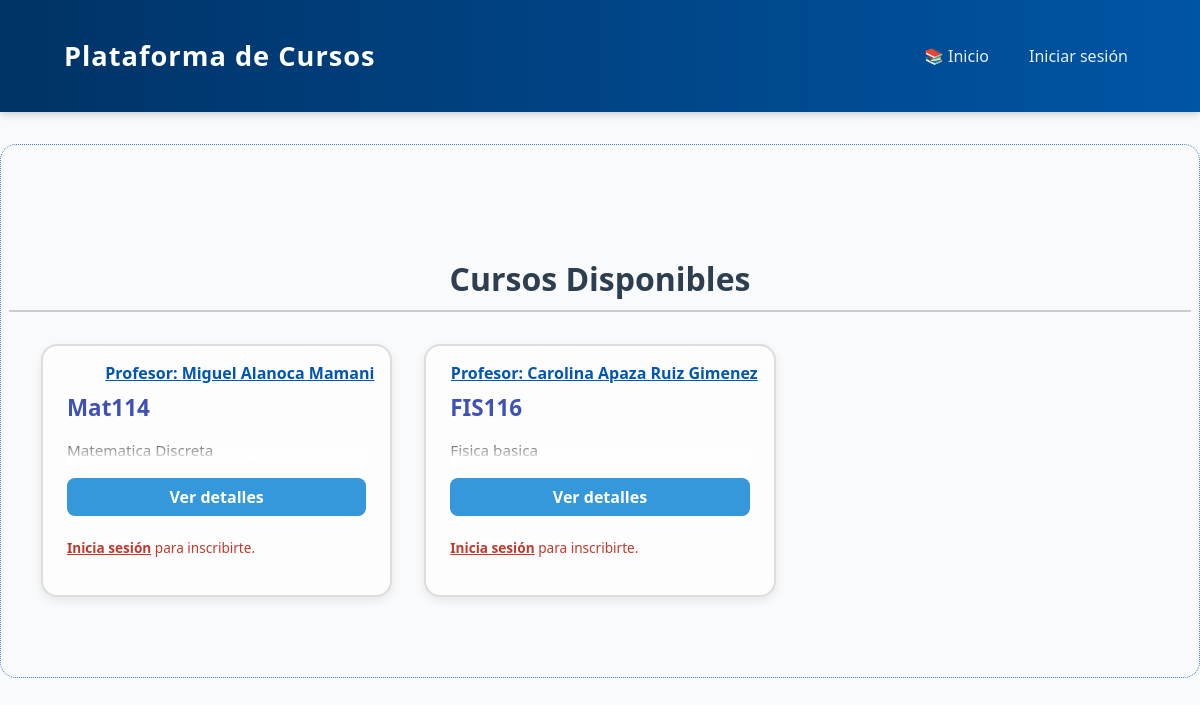
The app's page /, older data.
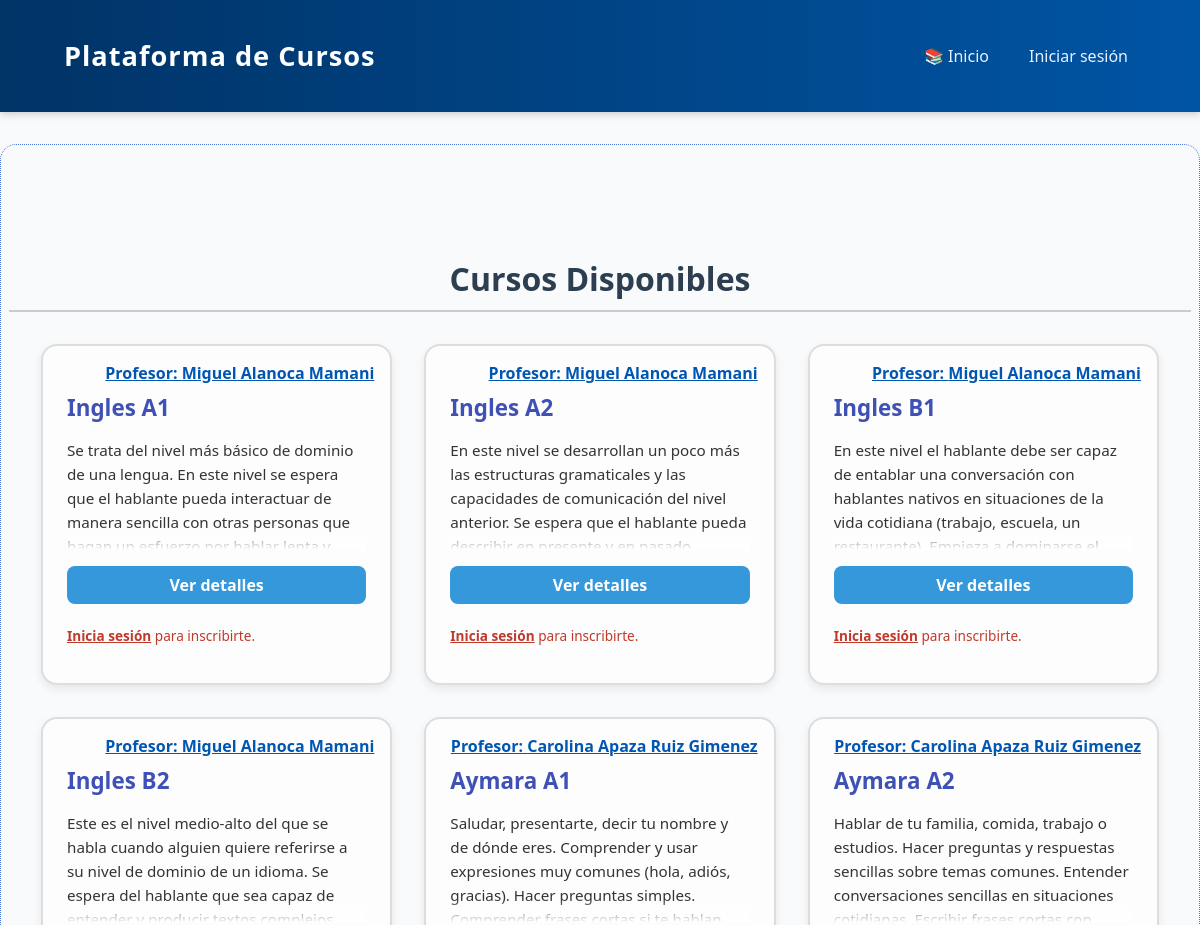
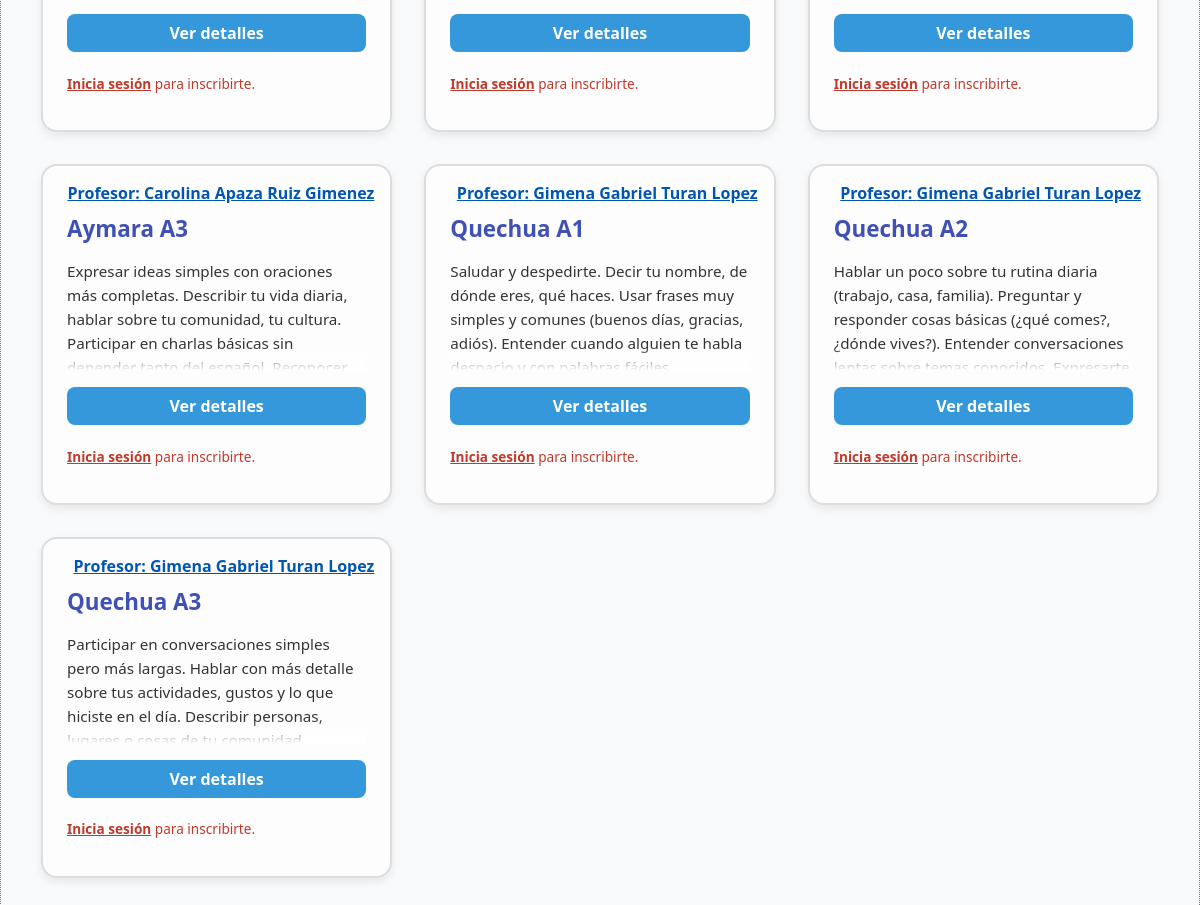
The same page, newer data (2 pictures, top to bottom).
### cursos/models.py (models this page shows, shortened)
class Curso(models.Model):
    titulo = models.CharField(max_length=200)
    descripcion = models.TextField()
    fecha_inicio = models.DateField()
    fecha_fin = models.DateField()
    profesor = models.ForeignKey(Profesor, on_delete=models.CASCADE)

class Profesor(models.Model):
    user = models.OneToOneField(User, on_delete=models.CASCADE) #Relacion de usuario para que el maestro tenga una sesion igual al estudiante
    nombre = models.CharField(max_length=100)
    email = models.EmailField(unique=True)
    especialidad = models.CharField(max_length=100)

### cursos/views.py (the view)
# urls.py: path('', views.lista_cursos, name='lista_cursos'),
def lista_cursos(request):
    cursos = Curso.objects.all()
    cursos_inscritos_ids = []
    if request.user.is_authenticated:
        cursos_inscritos_ids = Inscripcion.objects.filter(user=request.user).values_list('curso_id', flat=True)
    return render(request, 'cursos/cursos.html', {
        'cursos': cursos,
        'cursos_inscritos_ids': cursos_inscritos_ids
    })

### cursos/templates/cursos/cursos.html (shortened to what this page needs)
{% extends 'cursos/base.html' %}
{% load static %}
{% block content %}
<div class="contenedor-cursos">
</div>
<h2 class="titulo-principal">Cursos Disponibles</h2>
<div class="contenedor-cursos">
  {% for curso in cursos %}
    {% if curso.id not in cursos_inscritos_ids %}
    <div class="tarjeta-curso no-inscrito">
      <div class="profesor-tooltip-container profesor-posicion">
        <span class="profesor-nombre">Profesor: {{ curso.profesor.nombre }}</span>
      </div>
      <h3 class="titulo-curso">{{ curso.titulo }}</h3>
      <p class="descripcion-curso">{{ curso.descripcion }}</p>
      <div class="acciones-curso">
        <a href="{% url 'detalle_curso' curso.id %}" class="btn-detalles">Ver detalles</a>
        {% if user.is_authenticated %}
        <a href="{% url 'inscribirse_curso' curso.id %}" class="btn-inscribirse">Inscribirse</a>
        {% else %}
        <p class="login-requerido">
          <a href="{% url 'login' %}">Inicia sesión</a> para inscribirte.
        </p>
        {% endif %}
      </div>
    </div>
    {% endif %}
  {% endfor %}
</div>
{% endblock %}

Row changes from the older to the newer data that the page shows:
removed Curso: profesor.nombre "Carolina Apaza Ruiz Gimenez", titulo "FIS116", descripcion "Fisica basica"
changed Curso: titulo "Mat114" → "Ingles A1"; descripcion "Matematica Discreta" → "Se trata del nivel más básico de dominio de una lengua. En este nivel se espera que el hablante pueda interactuar de manera sencilla con otras personas que…"
added Curso: profesor.nombre "Miguel Alanoca Mamani", titulo "Ingles A2", descripcion "En este nivel se desarrollan un poco más las estructuras gramaticales y las capacidades de comunicación del nivel anterior. Se espera que el hablante pueda…"
added Curso: profesor.nombre "Miguel Alanoca Mamani", titulo "Ingles B1", descripcion "En este nivel el hablante debe ser capaz de entablar una conversación con hablantes nativos en situaciones de la vida cotidiana (trabajo, escuela, un…"
added Curso: profesor.nombre "Miguel Alanoca Mamani", titulo "Ingles B2", descripcion "Este es el nivel medio-alto del que se habla cuando alguien quiere referirse a su nivel de dominio de un idioma. Se espera del hablante que sea capaz de…"
added Curso: profesor.nombre "Carolina Apaza Ruiz Gimenez", titulo "Aymara A1", descripcion "Saludar, presentarte, decir tu nombre y de dónde eres. Comprender y usar expresiones muy comunes (hola, adiós, gracias). Hacer preguntas simples.…"
added Curso: profesor.nombre "Carolina Apaza Ruiz Gimenez", titulo "Aymara A2", descripcion "Hablar de tu familia, comida, trabajo o estudios. Hacer preguntas y respuestas sencillas sobre temas comunes. Entender conversaciones sencillas en situaciones…"
added Curso: profesor.nombre "Carolina Apaza Ruiz Gimenez", titulo "Aymara A3", descripcion "Expresar ideas simples con oraciones más completas. Describir tu vida diaria, hablar sobre tu comunidad, tu cultura. Participar en charlas básicas sin…"
added Curso: profesor.nombre "Gimena Gabriel Turan Lopez", titulo "Quechua A1", descripcion "Saludar y despedirte. Decir tu nombre, de dónde eres, qué haces. Usar frases muy simples y comunes (buenos días, gracias, adiós). Entender cuando alguien te habla…"
added Curso: profesor.nombre "Gimena Gabriel Turan Lopez", titulo "Quechua A2", descripcion "Hablar un poco sobre tu rutina diaria (trabajo, casa, familia). Preguntar y responder cosas básicas (¿qué comes?, ¿dónde vives?). Entender conversaciones…"
added Curso: profesor.nombre "Gimena Gabriel Turan Lopez", titulo "Quechua A3", descripcion "Participar en conversaciones simples pero más largas. Hablar con más detalle sobre tus actividades, gustos y lo que hiciste en el día. Describir personas,…"
